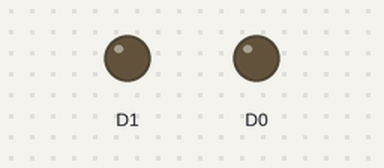
Simulated run of this sketch. Board: ESP8266 (NodeMCU). On the bench: output pins drawn as LEDs (lit = HIGH). WiFi joins after 1.5 s; servers stay silent unless stated; uploads are accepted with an empty reply; what the sketch prints to the serial monitor is not drawn.

Above: at 0.1 s.
At 2.2 s:
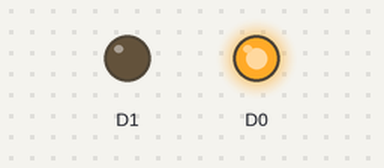
Timing chart, 0 to 3.9 s (numbered marks = the images above):
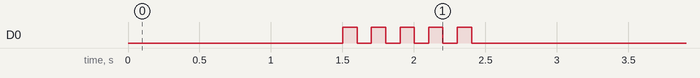

The sketch:

web_led.ino
```cpp
#include <ESP8266WiFi.h>

const char* ssid = ""; // Enter your ssid - WiFi's Name
const char* password = ""; // Leave blank for open WiFi

// WebApp Link: https://iot-tinkering.000webhostapp.com/
// Accessing Data from: https://iot-tinkering.000webhostapp.com/light.txt
const char* host = "iot-tinkering.000webhostapp.com";
const char* path = "light.txt";

void setup()
{
  //LED THAT WE'LL CONTROL
  pinMode(D1, OUTPUT);
  pinMode(D0, OUTPUT);
  digitalWrite(D0, LOW);
  digitalWrite(D1, LOW);

  Serial.begin(115200);
  Serial.println();

  Serial.printf("Connecting to %s ", ssid);
  WiFi.begin(ssid, password);
  while (WiFi.status() != WL_CONNECTED)
  {
    delay(500);
    Serial.print(".");
  }

  // To indicate that you are connected to WiFi
  for(int i = 0; i < 5; i++){
    digitalWrite(D0, HIGH);
    delay(100);
    digitalWrite(D0, LOW);
    delay(100);
    Serial.println("In Loop");
  }
  Serial.println(" connected");
}


void loop()
{
  WiFiClient client;

  Serial.printf("\n[Connecting to %s ... ", host);
  if (client.connect(host, 80))
  {
    Serial.println("connected");

    Serial.println("[Sending a request]");
    client.print(String("GET /") + path +
                 " HTTP/1.1\r\n" +
                 "Host: " + host + "\r\n" +
                 "Connection: close\r\n" +
                 "\r\n"
                );

    Serial.println("[Response:]");
    while (client.connected())
    {
      if (client.available())
      {
        String line = client.readStringUntil('\n');
        Serial.println(line);
        if(line == "ON"){
          digitalWrite(D1, HIGH);
        } else if(line == "OFF"){
          digitalWrite(D1, LOW);
        }
        //Serial.printf("\n\n %d \n\n", line.length());
      }
    }
    client.stop();
    Serial.println("\n[Disconnected]");
  }
  else
  {
    Serial.println("connection failed!]");
    client.stop();
  }
  delay(50);
}
```
